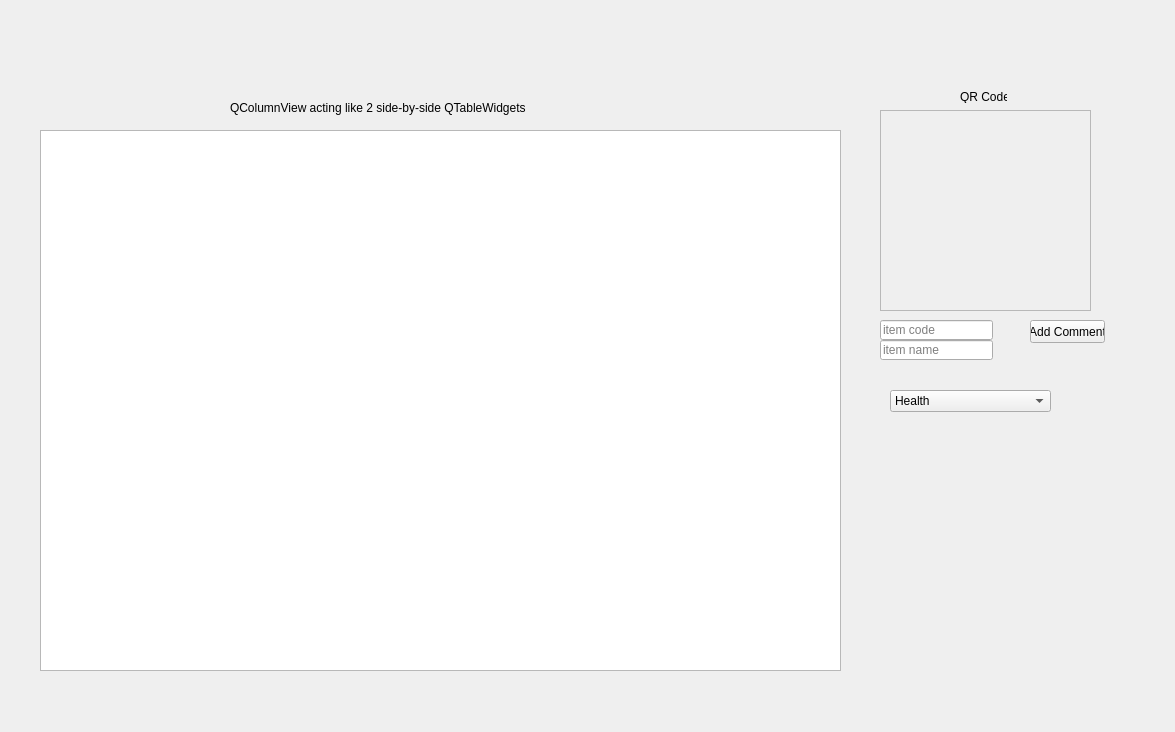
<?xml version="1.0" encoding="UTF-8"?>
<ui version="4.0">
 <class>GearManager</class>
 <widget class="QWidget" name="GearManager">
  <property name="geometry">
   <rect>
    <x>0</x>
    <y>0</y>
    <width>1175</width>
    <height>732</height>
   </rect>
  </property>
  <property name="windowTitle">
   <string>Form</string>
  </property>
  <widget class="QFrame" name="frame">
   <property name="geometry">
    <rect>
     <x>880</x>
     <y>110</y>
     <width>211</width>
     <height>201</height>
    </rect>
   </property>
   <property name="frameShape">
    <enum>QFrame::StyledPanel</enum>
   </property>
   <property name="frameShadow">
    <enum>QFrame::Raised</enum>
   </property>
  </widget>
  <widget class="QPushButton" name="pushButton">
   <property name="geometry">
    <rect>
     <x>1030</x>
     <y>320</y>
     <width>75</width>
     <height>23</height>
    </rect>
   </property>
   <property name="text">
    <string>Add Comment</string>
   </property>
  </widget>
  <widget class="QColumnView" name="columnView_2">
   <property name="geometry">
    <rect>
     <x>40</x>
     <y>130</y>
     <width>801</width>
     <height>541</height>
    </rect>
   </property>
  </widget>
  <widget class="QLabel" name="label">
   <property name="geometry">
    <rect>
     <x>230</x>
     <y>100</y>
     <width>351</width>
     <height>16</height>
    </rect>
   </property>
   <property name="text">
    <string>QColumnView acting like 2 side-by-side QTableWidgets</string>
   </property>
  </widget>
  <widget class="QLabel" name="label_2">
   <property name="geometry">
    <rect>
     <x>960</x>
     <y>90</y>
     <width>47</width>
     <height>13</height>
    </rect>
   </property>
   <property name="text">
    <string>QR Code</string>
   </property>
  </widget>
  <widget class="QLineEdit" name="lineEdit">
   <property name="geometry">
    <rect>
     <x>880</x>
     <y>320</y>
     <width>113</width>
     <height>20</height>
    </rect>
   </property>
   <property name="placeholderText">
    <string>item code</string>
   </property>
  </widget>
  <widget class="QLineEdit" name="lineEdit_2">
   <property name="geometry">
    <rect>
     <x>880</x>
     <y>340</y>
     <width>113</width>
     <height>20</height>
    </rect>
   </property>
   <property name="placeholderText">
    <string>item name</string>
   </property>
  </widget>
  <widget class="QComboBox" name="comboBox">
   <property name="geometry">
    <rect>
     <x>890</x>
     <y>390</y>
     <width>161</width>
     <height>22</height>
    </rect>
   </property>
   <item>
    <property name="text">
     <string>Health</string>
    </property>
   </item>
  </widget>
 </widget>
 <resources/>
 <connections/>
</ui>
